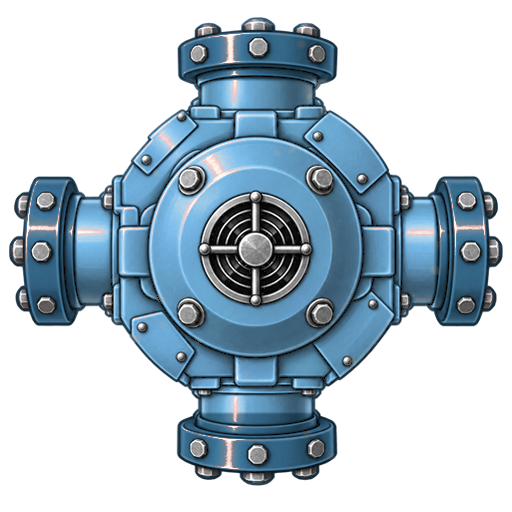
#> input picture src/RimMandrake/FlowWorks/art_source/PumpOblique/plan/Modern.png, 512 x 512 px, given in place of RM_LiquidPump.png, which was not available
$ python check_oblique.py plan/Modern.png
#> lines starting #> are read from the running program, lines starting #| are printed output that depends on the picture; after the words box and inside, x2 and y2 are one past the last pixel; in counts of white or black regions, pixels touching at a corner belong together
"""LIQUID_PUMP_REDRAW_PLAN_VIEW_HUB gate: is each pump look oblique, with its four ports still registered?

  oblique : the band just above the body's south silhouette (the wall) is darker than the band just below its north
            silhouette (the top face's far rim): ratio <= WALL_RATIO, read on columns clear of the port strips.
            Plan-view medallions measure 0.98-1.06 (no wall); the oblique redraws 0.54-0.64.
  ports   : in the outer 0.12 cell of each side, the opaque connector is centred on the edge centre within 0.02 cell,
            and its outermost opaque pixel lies within 0.10 cell of the edge (selftest_hose_fittings' GAP_TOL).
Usage: check_oblique.py [--dir D]   D holds <Look>.png; default = the installed textures. Exit 0 = all pass.
"""
import os
import sys
import numpy as np
from PIL import Image

HERE = os.path.dirname(os.path.abspath(__file__))
TEX = os.path.normpath(os.path.join(HERE, "..", "..", "Textures"))
INSTALLED = {
    "Scrapper": os.path.join(TEX, "Things/Building/FlowWorks/Machinery/RM_LiquidPump.png"),
    "Industrial": os.path.join(TEX, "RimMandrake/FlowWorks/Pump/Industrial/RM_LiquidPump.png"),
    "Modern": os.path.join(TEX, "RimMandrake/FlowWorks/Pump/Modern/RM_LiquidPump.png"),
    "Futuristic": os.path.join(TEX, "RimMandrake/FlowWorks/Pump/Futuristic/RM_LiquidPump.png"),
}
WALL_RATIO = 0.80
REG_TOL, FACE_TOL, BAND = 0.02, 0.10, 0.12


def wall_ratio(a):
    n = a.shape[0]
#> n = 512
    L, solid = a[..., :3].mean(-1), a[..., 3] > 200
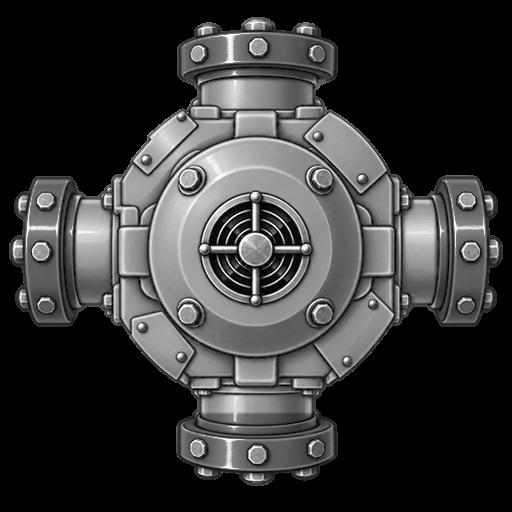
#> L: shape (512, 512) float64; min 0, max 255, mean 54.7
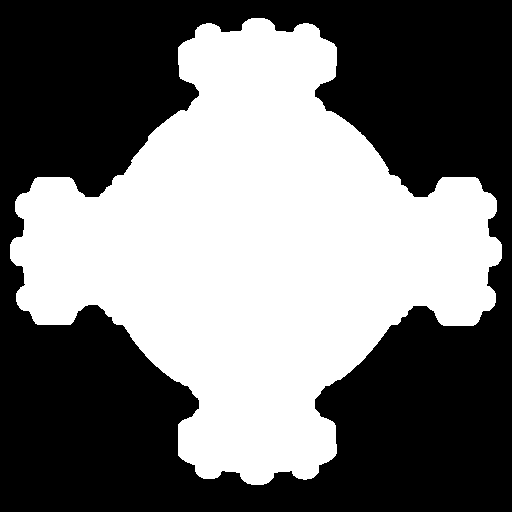
#> solid: shape (512, 512) bool; 45.8% white; 1 white region, box (x1, y1, x2, y2) and area: (10, 18, 502, 485) 120106
    s = n / 512.0
#> s = 1
    cols = [x for x in range(n) if 95 * s <= abs(x - (n - 1) / 2.0) <= 130 * s]
#> cols = 70 values from 126 to 385
    south, north = [], []
    for x in cols:
        r = np.where(solid[:, x])[0]
        if len(r) < 120 * s:
            return None
        yt, yb = r.min(), r.max()
        south.append(L[yb - int(50 * s):yb - int(5 * s), x].mean())
        north.append(L[yt + int(5 * s):yt + int(50 * s), x].mean())
#> this loop made 70 passes
#> (yt, yb) on passes 1 to 12: (170, 329), (169, 331), (167, 332), (166, 333), (165, 336), (160, 337), (159, 339), (157, 340), (156, 341), (155, 343), (154, 344), (153, 345)
#> after the loop, north = 70 values, max 177.1 at index 34, min 123.6 at index 51, mean 146.5; south = 70 values, max 163.2 at index 7, min 122.2 at index 60, mean 143.3
    return float(np.mean(south) / np.mean(north))


def ports(a):
    """[(side, centre offset cell, face gap cell)] for north/east/south/west (image north = row 0)."""
    n = a.shape[0]
    out = []
    for side, k in (("north", 0), ("east", 1), ("south", 2), ("west", 3)):
        r = np.rot90(a[..., 3] > 128, k)                 # rotate so this side is the top edge
        band = r[:int(BAND * n)]
        cols = np.where(band.any(0))[0]
        rows = np.where(band.any(1))[0]
        if not len(cols):
            out.append((side, None, None))
            continue
        out.append((side, ((cols.min() + cols.max() + 1) / 2.0 - n / 2.0) / n, rows.min() / float(n)))
    return out


def main():
    d = sys.argv[sys.argv.index("--dir") + 1] if "--dir" in sys.argv else None
    fails = 0
    for look, p in INSTALLED.items():
        p = os.path.join(d, look + ".png") if d else p
        a = np.array(Image.open(p).convert("RGBA")).astype(np.float64)
        wr = wall_ratio(a)
#> wr = 0.978
        ok = wr is not None and wr <= WALL_RATIO
#> ok = False
        fails += not ok
#> fails = 1
        print("%-4s %-10s oblique: south-wall/north-rim brightness %s (<= %.2f)" % ("ok" if ok else "FAIL", look,
              "unmeasured" if wr is None else "%.2f" % wr, WALL_RATIO))
#| FAIL Scrapper   oblique: south-wall/north-rim brightness 0.98 (<= 0.80)
        for side, off, gap in ports(a):
#> in ports, `n = a.shape[0]`: n = 512
            ok = off is not None and abs(off) <= REG_TOL and gap <= FACE_TOL
            fails += not ok
            print("%-4s %-10s port %-5s centre off edge centre %s cell (<= %.2f), face gap %s cell (<= %.2f)" % (
                "ok" if ok else "FAIL", look, side, "none" if off is None else "%+.3f" % off, REG_TOL,
                "none" if gap is None else "%.3f" % gap, FACE_TOL))
#> this loop made 4 passes
#| ok   Scrapper   port north centre off edge centre +0.004 cell (<= 0.02), face gap 0.033 cell (<= 0.10)
#| ok   Scrapper   port east  centre off edge centre -0.010 cell (<= 0.02), face gap 0.018 cell (<= 0.10)
#| ok   Scrapper   port south centre off edge centre -0.002 cell (<= 0.02), face gap 0.053 cell (<= 0.10)
#| ok   Scrapper   port west  centre off edge centre +0.009 cell (<= 0.02), face gap 0.018 cell (<= 0.10)
#> after the loop, fails = 1
#> pass 2 of the loop in main, `for look, p in INSTALLED.items():`:
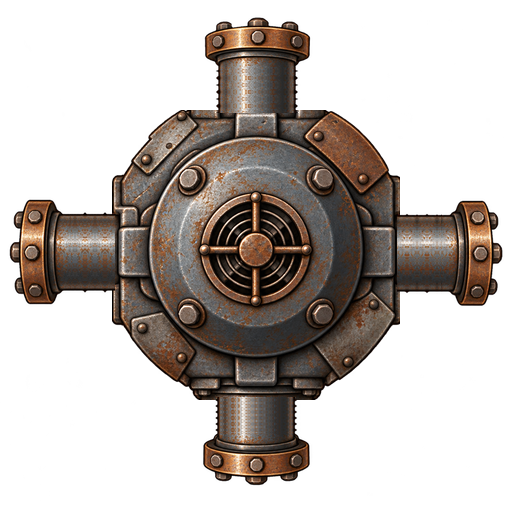
#> input picture src/RimMandrake/FlowWorks/art_source/PumpOblique/plan/Scrapper.png, 512 x 512 px, given in place of RM_LiquidPump.png, which was not available
#> in wall_ratio (call 2), `L, solid = a[..., :3].mean(-1), a[..., 3] > 200`:
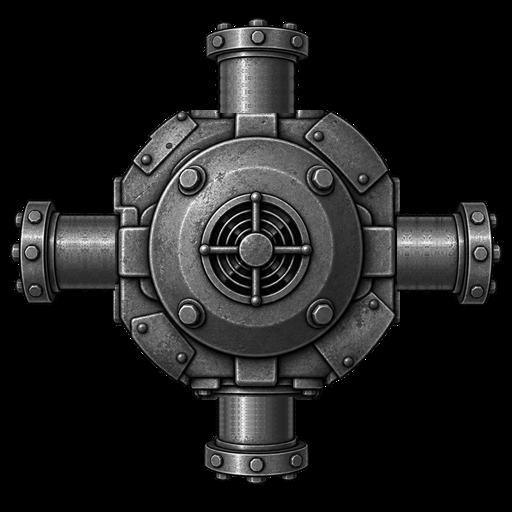
#> L: shape (512, 512) float64; min 0, max 255, mean 31.3
#> in wall_ratio (call 2), `L, solid = a[..., :3].mean(-1), a[..., 3] > 200`:
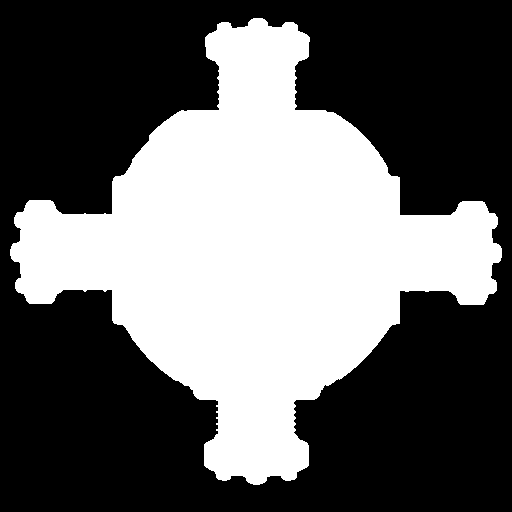
#> solid: shape (512, 512) bool; 39.4% white; 1 white region, box (x1, y1, x2, y2) and area: (10, 18, 502, 485) 103370
#> the loop in wall_ratio (call 2), `for x in cols:` made 70 passes
#> (yt, yb) on passes 1 to 8: (171, 329), (170, 330), (168, 332), (167, 333), (165, 335), (163, 337), (159, 339), (158, 340)
#> after the loop in wall_ratio (call 2), `for x in cols:`: north = 70 values, max 126.8 at index 34, min 60.43 at index 52, mean 88.07; south = 70 values, max 109.7 at index 7, min 72.68 at index 35, mean 87.02
#> wr = 0.988
#> in main, `ok = wr is not None and wr <= WALL_RATIO`: ok = False
#> in main, `fails += not ok`: fails = 2
#| FAIL Industrial oblique: south-wall/north-rim brightness 0.99 (<= 0.80)
#> the loop in main, `for side, off, gap in ports(a):` made 4 passes
#> (side, off, gap) on passes 1 to 4: ('north', 0.00293, 0.0352), ('east', -0.00488, 0.0195), ('south', -0.000977, 0.0527), ('west', 0.00781, 0.0195)
#> (printed output is left out)
    print("check_oblique: %d failure(s)" % fails)
    return 1 if fails else 0


if __name__ == "__main__":
#> (the run stopped early here; a loop or call above may not have finished)
